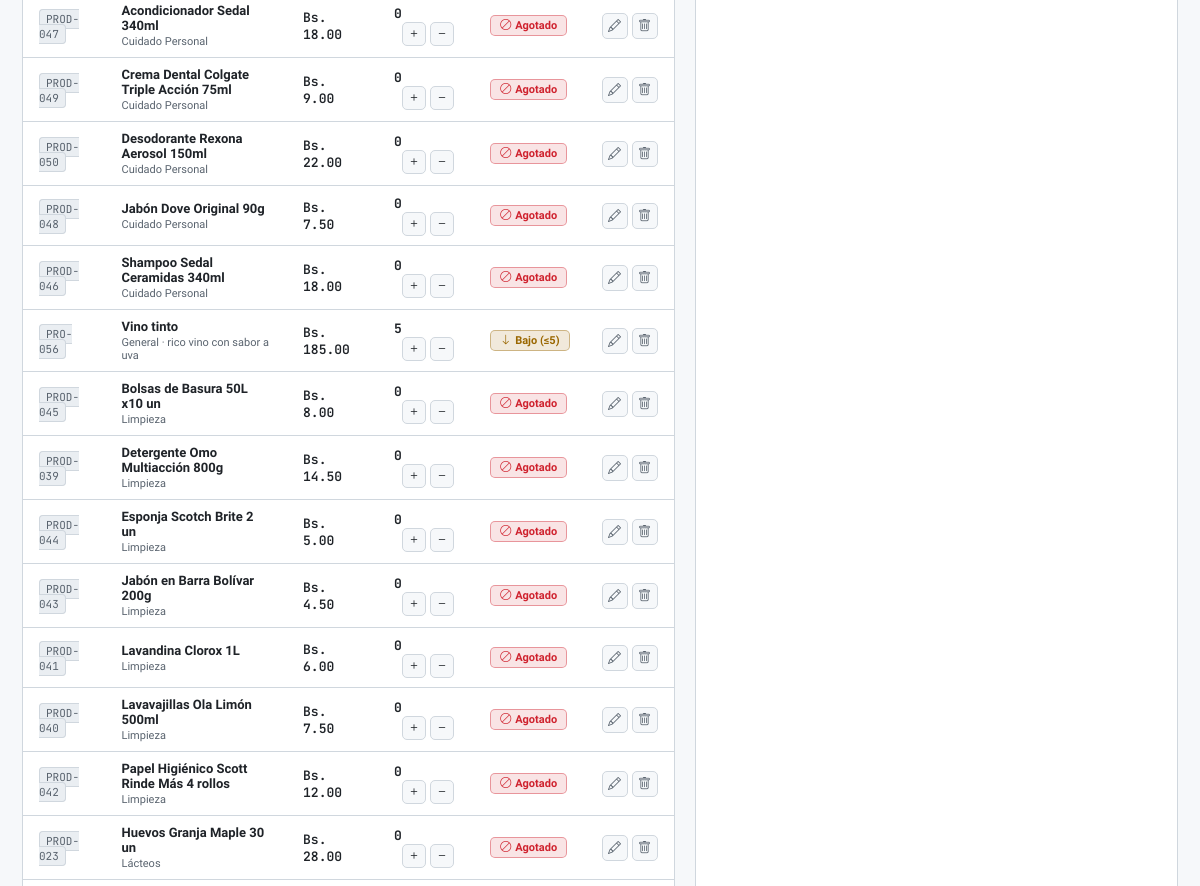
The app's page / (middle part), older data.
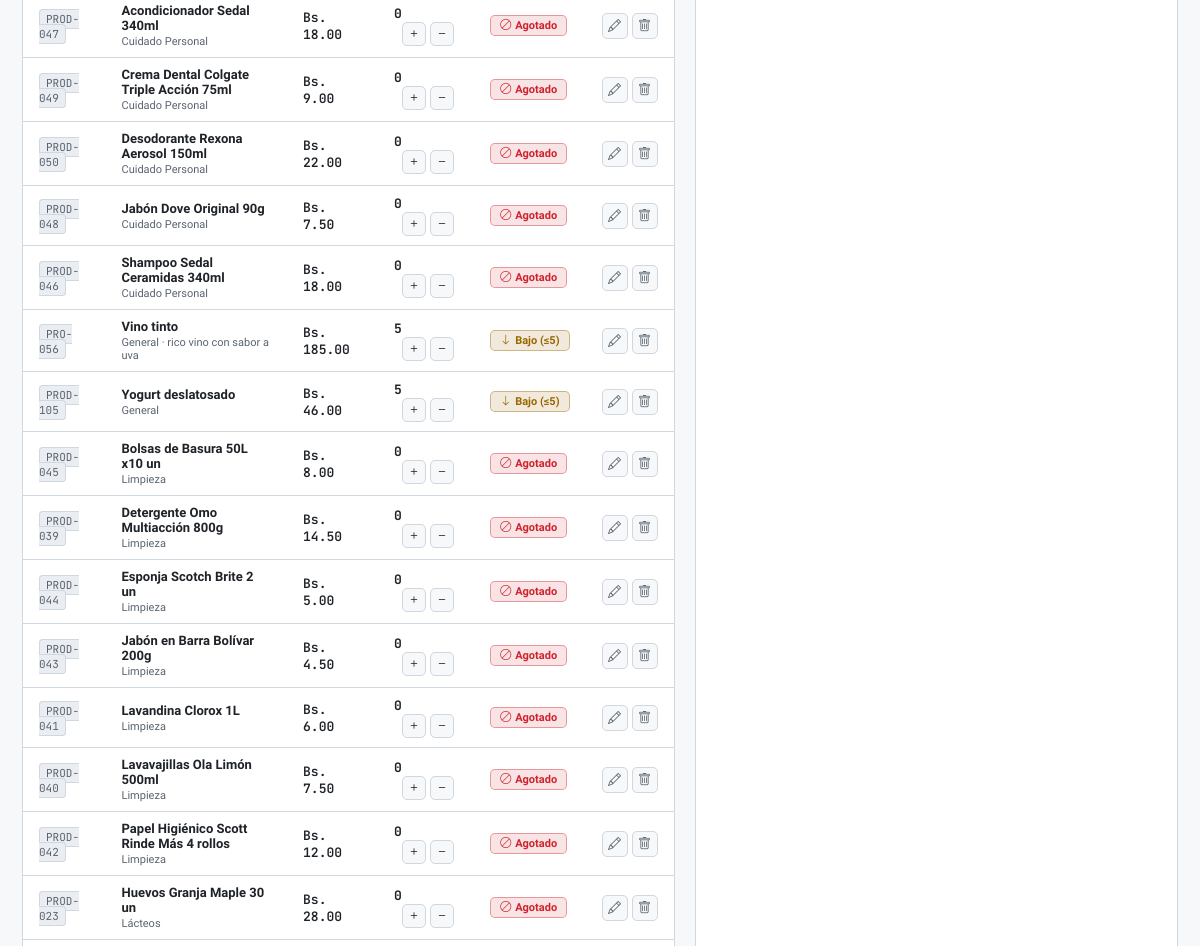
The same page, newer data.
### inventario/models.py (models this page shows, shortened)
class Producto(models.Model):
    codigo = models.CharField(max_length=50, unique=True, verbose_name="Código único")
    nombre = models.CharField(max_length=150, verbose_name="Nombre")
    descripcion = models.TextField(blank=True, default="", verbose_name="Descripción")
    categoria = models.CharField(max_length=100, verbose_name="Categoría")
    precio = models.DecimalField(
        max_digits=10, decimal_places=2, verbose_name="Precio",
        validators=[MinValueValidator(0, "El precio no puede ser negativo.")],
    )
    cantidad_existente = models.IntegerField(
        default=0, verbose_name="Cantidad disponible",
        validators=[MinValueValidator(0, "La cantidad no puede ser negativa.")],
    )
    stock_minimo = models.IntegerField(
        default=5, verbose_name="Stock mínimo",
        validators=[MinValueValidator(0, "El stock mínimo no puede ser negativo.")],
    )
    estado = models.BooleanField(default=True, verbose_name="Activo")
    fecha_registro = models.DateTimeField(auto_now_add=True, verbose_name="Fecha de registro")
    class Meta:
        db_table = "productos"
        ordering = ["categoria", "nombre"]

### inventario/views.py (the view)
# urls.py: path('', views.panel_inventario, name='panel'),
@csrf_exempt
def panel_inventario(request):
    if request.method == "POST":
        pregunta = request.POST.get("pregunta", "").strip()
        if not pregunta:
            return JsonResponse({"error": "Por favor escribe una consulta."}, status=400)
        return JsonResponse({"respuesta": chat_consulta(pregunta)})
    mostrar_inactivos = request.GET.get("mostrar") == "inactivos"
    if mostrar_inactivos:
        productos = Producto.objects.all().order_by("categoria", "nombre")
    else:
        productos = Producto.objects.filter(estado=True).order_by("categoria", "nombre")
    activos_qs = Producto.objects.filter(estado=True)
    total_articulos = activos_qs.count()
    criticos_count = activos_qs.filter(
        cantidad_existente__lte=F('stock_minimo'), cantidad_existente__gt=0
    ).count()
    agotados_count = activos_qs.filter(cantidad_existente=0).count()
    total_stock = activos_qs.aggregate(total=Sum('cantidad_existente'))['total'] or 0
    valor_total = sum(p.cantidad_existente * p.precio for p in activos_qs)
    categorias = Producto.objects.filter(estado=True).values_list("categoria", flat=True).distinct().order_by("categoria")
    catalogo = Categoria.objects.all()
    context = {
        "productos": productos,
        "categorias": categorias,
        "catalogo": catalogo,
        "mostrar_inactivos": mostrar_inactivos,
        "total_inactivos": Producto.objects.filter(estado=False).count(),
        "total_articulos": total_articulos,
        "criticos_count": criticos_count,
        "agotados_count": agotados_count,
        "total_stock": total_stock,
        "valor_total": f"{valor_total:,.2f}",
    }
    return render(request, "inventario/index.html", context)

### inventario/models.py (called while the page is built)
    @property
    def total_productos(self):
        return Producto.objects.filter(categoria__iexact=self.nombre).count()

### inventario/templates/inventario/index.html (shortened to what this page needs)
<!DOCTYPE html>
<html lang="es" data-theme="light">
<head>
    <link rel="stylesheet" href="https://cdn.jsdelivr.net/npm/bootstrap-icons@1.11.3/font/bootstrap-icons.min.css">
</head>
<body>
    <main>
        <section class="workspace-grid">
            <div class="system-col">
            <div class="panel">
                <div class="table-wrap">
                    <table id="productsTable">
                        <tbody>
                            {% for p in productos %}
                            <tr id="row-{{ p.id }}">
                                <td><span class="code-tag">{{ p.codigo }}</span></td>
                                <td>
                                    <strong>{{ p.nombre }}</strong>
                                    <span class="prod-cat">{{ p.categoria }}{% if p.descripcion %} · {{ p.descripcion }}{% endif %}</span>
                                </td>
                                <td><span class="price-tag">Bs. {{ p.precio }}</span></td>
                                <td>
                                    <span class="stock-num" id="stock-{{ p.id }}">{{ p.cantidad_existente }}</span>
                                    <span class="stock-actions">
                                        <button class="stock-btn plus" title="Sumar 1" onclick="adjustStock({{ p.id }}, 'sumar')"><i class="bi bi-plus"></i></button>
                                        <button class="stock-btn minus" title="Restar 1" onclick="adjustStock({{ p.id }}, 'restar')"><i class="bi bi-dash"></i></button>
                                    </span>
                                </td>
                                <td id="status-{{ p.id }}">
                                    {% if not p.estado %}
                                        <span class="tag-status tag-off"><i class="bi bi-archive"></i> Inactivo</span>
                                    {% elif p.cantidad_existente == 0 %}
                                        <span class="tag-status tag-danger"><i class="bi bi-ban"></i> Agotado</span>
                                    {% elif p.cantidad_existente <= p.stock_minimo %}
                                        <span class="tag-status tag-warning"><i class="bi bi-arrow-down"></i> Bajo (≤{{ p.stock_minimo }})</span>
                                    {% else %}
                                        <span class="tag-status tag-ok"><i class="bi bi-check2"></i> Óptimo</span>
                                    {% endif %}
                                </td>
                                <td>
                                    <div class="row-actions">
                                        <button class="icon-btn edit" title="Editar" onclick="openModal('{{ p.id }}','{{ p.codigo|escapejs }}','{{ p.nombre|escapejs }}','{{ p.descripcion|escapejs }}','{{ p.categoria|escapejs }}','{{ p.precio }}',{{ p.cantidad_existente }},{{ p.stock_minimo }},{{ p.estado|lower }})"><i class="bi bi-pencil"></i></button>
                                        <button class="icon-btn del" title="Eliminar" onclick="deleteProduct({{ p.id }}, '{{ p.nombre|escapejs }}')"><i class="bi bi-trash"></i></button>
                                    </div>
                                </td>
                            </tr>
                            {% endfor %}
                        </tbody>
                    </table>
                </div>
            </div>
            </div>
            <div class="panel">
                <div class="chat-container">
                    <div class="chat-logs" id="chatLogs">
                    </div>
                </div>
            </div>
        </section>
    </main>
</body>
</html>

### inventario/templates/inventario/index.html (style rules this page uses)
:root { color-scheme: light; --bg-body: #f6f8fa; --bg-card: #ffffff; --bg-input: #ffffff; --bg-subtle: #eaeef2; --border: #d0d7de; --border-strong: #afb8c1; --text-main: #1f2328; --text-muted: #59636e; --accent: #0969da; --accent-hover: #0550ae; --accent-contrast: #ffffff; --success: #1a7f37; --danger: #cf222e; --warning: #9a6700; --danger-bg: rgba(207, 34, 46, 0.12); --warning-bg: rgba(154, 103, 0, 0.14); --success-bg: rgba(26, 127, 55, 0.12); --row-hover: rgba(9, 105, 218, 0.07); --btn-bg: #f6f8fa; --btn-text: #1f2328; --bubble-bot: #f6f8fa; --sticky-bg: #eaeef2; }
* { box-sizing: border-box; margin: 0; padding: 0; font-family: 'Plus Jakarta Sans', sans-serif; }
html { height: 100%; }
body { background-color: var(--bg-body); color: var(--text-main); height: 100%; display: flex; flex-direction: column; overflow: hidden; transition: background-color .25s, color .25s; }
main { flex: 1; padding: 22px; max-width: 1440px; margin: 0 auto; width: 100%; display: flex; flex-direction: column; gap: 20px; min-height: 0; overflow: hidden; }
.workspace-grid { display: grid; grid-template-columns: 1.35fr 1fr; gap: 20px; align-items: stretch; align-content: stretch; flex: 1; min-height: 0; }
.panel { background: var(--bg-card); border: 1px solid var(--border); border-radius: 12px; display: flex; flex-direction: column; overflow: hidden; }
.system-col { display: flex; flex-direction: column; gap: 20px; min-width: 0; min-height: 0; }
.system-col > .panel { flex: 1; min-height: 0; }
.table-wrap { flex: 1; min-height: 140px; overflow-y: auto; }
.chat-container { display: flex; flex-direction: column; flex: 1; min-height: 0; }
table { width: 100%; border-collapse: collapse; font-size: 13px; }
tbody tr { border-bottom: 1px solid var(--border); transition: background 0.15s; }
.prod-cat { font-size: 11px; color: var(--text-muted); display: block; margin-top: 2px; }
.code-tag { font-family: 'JetBrains Mono', monospace; font-size: 11px; color: var(--text-muted); background: var(--bg-subtle); border: 1px solid var(--border); padding: 2px 6px; border-radius: 4px; }
.price-tag { font-family: 'JetBrains Mono', monospace; font-weight: 600; }
.stock-num { font-family: 'JetBrains Mono', monospace; font-weight: 700; }
.stock-actions { display: inline-flex; gap: 4px; margin-left: 8px; }
.row-actions { display: inline-flex; gap: 4px; }
.tag-status { padding: 3px 9px; border-radius: 5px; font-size: 11px; font-weight: 600; display: inline-flex; align-items: center; gap: 4px; white-space: nowrap; }
.tag-danger { background: var(--danger-bg); color: var(--danger); border: 1px solid rgba(207, 34, 46, 0.4); }
.tag-warning { background: var(--warning-bg); color: var(--warning); border: 1px solid rgba(154, 103, 0, 0.4); }
.chat-container { display: flex; flex-direction: column; }
.chat-logs { flex: 1; min-height: 90px; padding: 16px; overflow-y: auto; display: flex; flex-direction: column; gap: 12px; }
.system-col { display: flex; flex-direction: column; gap: 20px; min-width: 0; }

Row changes from the older to the newer data that the page shows:
added Producto: codigo "PROD-105", nombre "Yogurt deslatosado", categoria "General", precio "46.00", cantidad_existente "5", stock_minimo "5"
